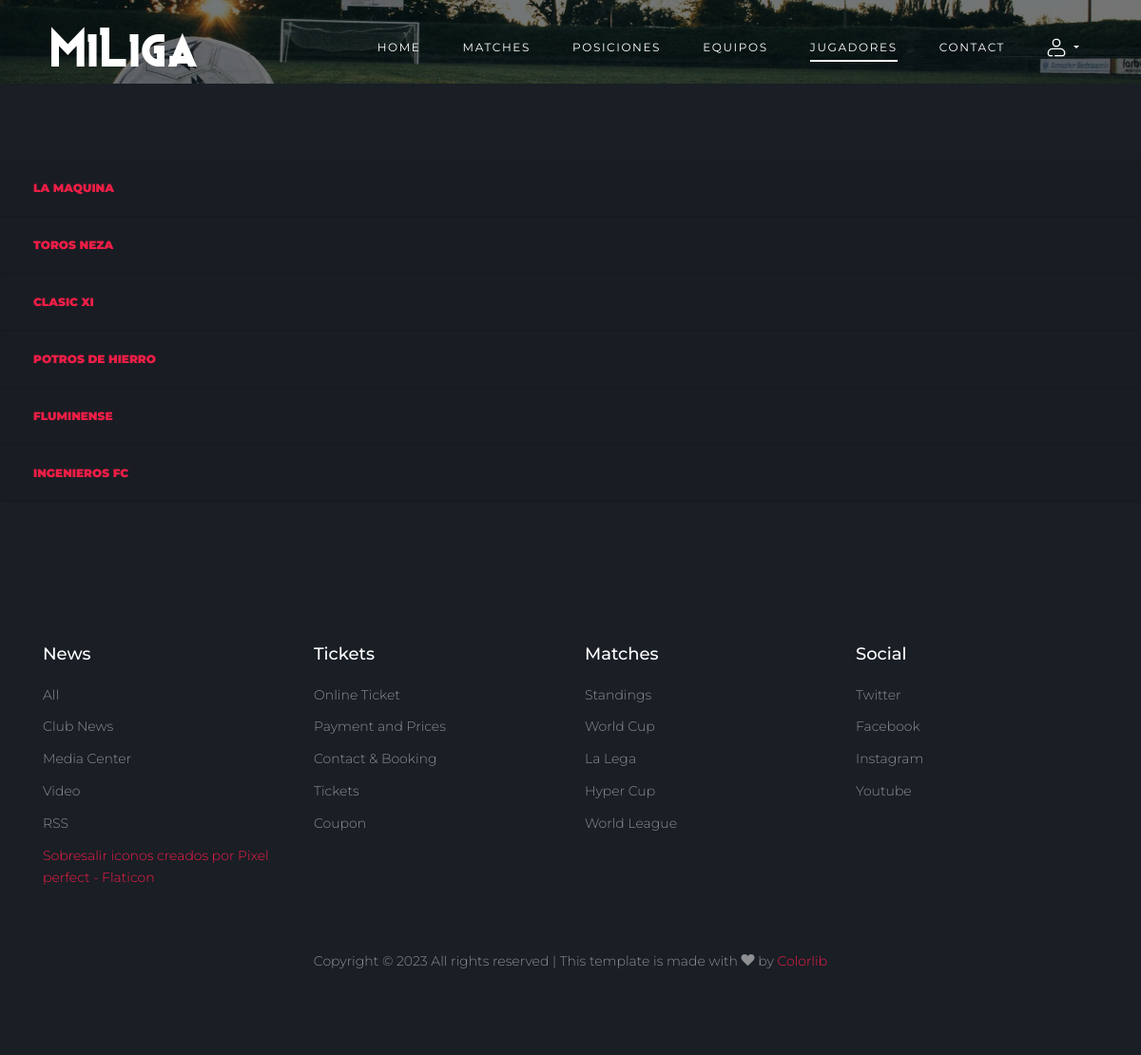
The page /jugadores on the database as committed earlier.
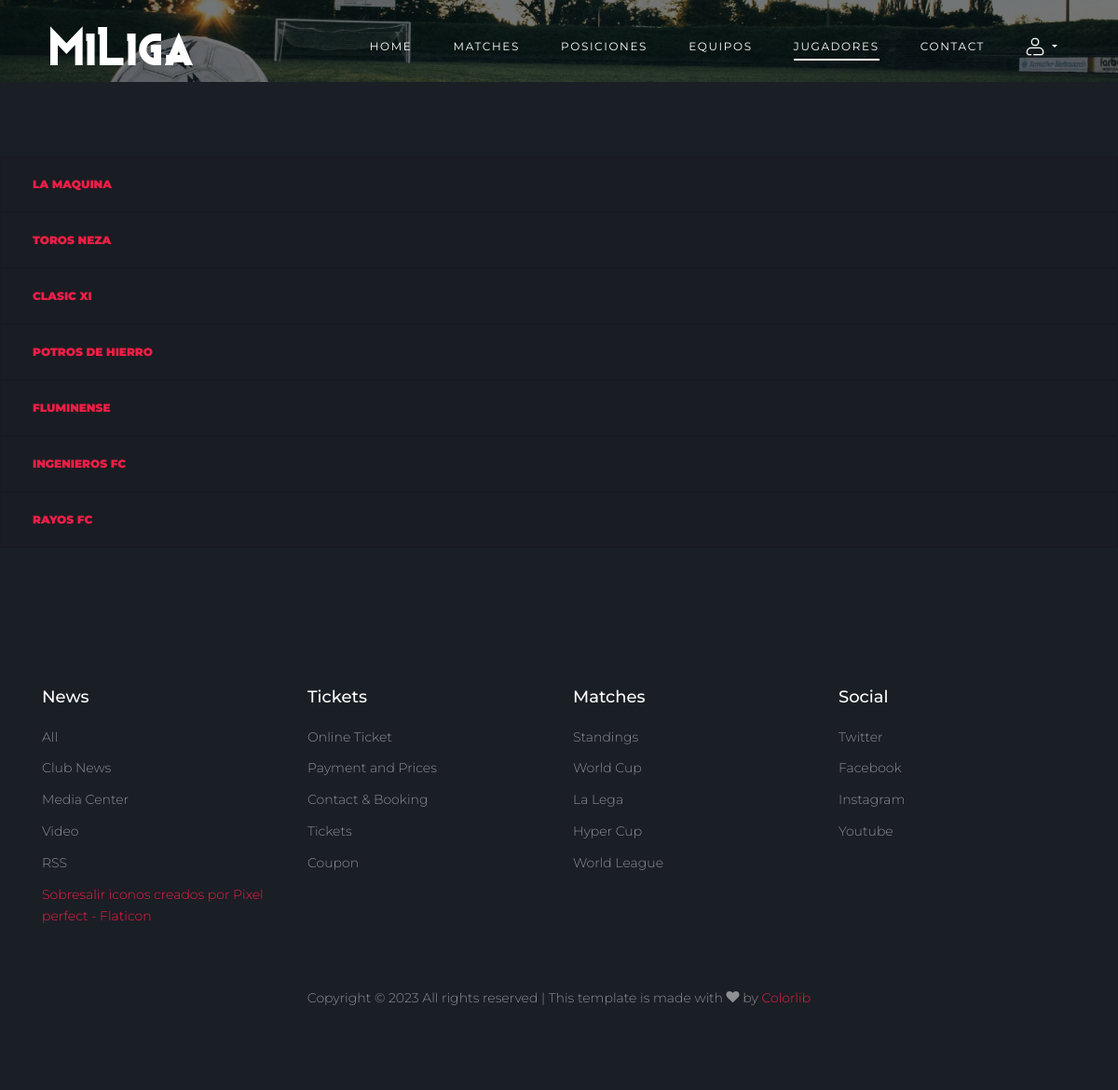
The same page on the database as committed later.
### miliga/models.py (models this page shows, shortened)
class Equipo(models.Model):
    nombre     = models.CharField(max_length=100)
    campo      = models.CharField(max_length=100, blank=True, null=True, default=None)
    telefono   = models.CharField(max_length=100, blank=True, null=True, default=None)
    escudo_img = models.ImageField(upload_to='equipos/', blank=True, null=True)
    foto_img   = models.ImageField(upload_to='equipos/', blank=True, null=True)
    activo     = models.BooleanField(default=True)
    partidos_juados    = models.IntegerField(default=0)
    puntuacion         = models.IntegerField(default=0)
    partidos_ganados   = models.IntegerField(default=0)
    partidos_empatados = models.IntegerField(default=0)
    partidos_perdidos  = models.IntegerField(default=0)
    goles_a_favor      = models.IntegerField(default=0)
    goles_en_contra    = models.IntegerField(default=0)
    diferencia_goles   = models.IntegerField(default=0)
    def __str__(self):
        return self.nombre

### miliga/views/jugadores.py (the view)
# urls.py: path('jugadores', jugadores, name='jugadores'),
def jugadores(request):
    context = {}
    context['zona'] = 'jugadores'
    jugadores = Jugador.objects.all().order_by('-equipo')
    equipos = Equipo.objects.prefetch_related('jugador_set').annotate(num_jugadores=Count('jugador')).order_by('-num_jugadores')
    context['jugadores'] = jugadores
    context['equipos'] = equipos
    context = comprobar_mensajes(request, context)
    return render(request, 'miliga/jugadores/jugadores.html', context)

### miliga/views/jugadores.py (called while the page is built)
def comprobar_mensajes(request, context):
    if 'mensaje' in request.session:
        context['mensaje'] = request.session.get('mensaje')
        del request.session['mensaje']
    return context

### miliga/templates/miliga/jugadores/jugadores.html (shortened to what this page needs)
{% extends 'miliga/base_1.html' %}
{% load static %}
{% block content %}
<div class="site-section bg-dark">
  <div class="">
    {% for equipo in equipos %}
    <div class="accordion" id="accordion-{{equipo.id}}">
      <div class="card bg-dark">
        <div class="card-header" id="headingThree">
          <h2 class="mb-0">
            <button class="btn btn-link btn-block text-left collapsed" type="button" data-toggle="collapse" data-target="#Three-{{equipo.id}}" aria-expanded="false" aria-controls="Three-{{equipo.id}}">
              {{equipo.nombre}}
            </button>
          </h2>
        </div>
      </div>
    </div>
    {%endfor%}
  </div>
</div>
{% endblock %}

Rows that differ between the two databases and show on the page:
added Equipo: nombre "RAYOS FC"
